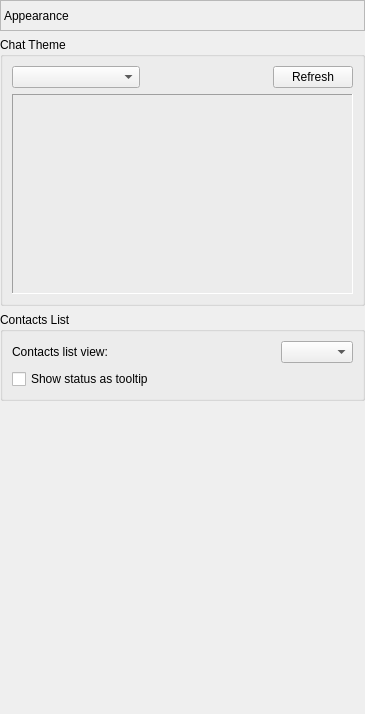
       <widget class="QWidget" name="pageThemes">
        <layout class="QVBoxLayout" name="verticalLayout_31">
         <property name="leftMargin">
          <number>0</number>
         </property>
         <property name="topMargin">
          <number>0</number>
         </property>
         <property name="rightMargin">
          <number>0</number>
         </property>
         <property name="bottomMargin">
          <number>0</number>
         </property>
         <item>
          <widget class="QLabel" name="lblThemePage">
           <property name="minimumSize">
            <size>
             <width>0</width>
             <height>31</height>
            </size>
           </property>
           <property name="maximumSize">
            <size>
             <width>16777215</width>
             <height>31</height>
            </size>
           </property>
           <property name="frameShape">
            <enum>QFrame::StyledPanel</enum>
           </property>
           <property name="frameShadow">
            <enum>QFrame::Sunken</enum>
           </property>
           <property name="text">
            <string>Appearance</string>
           </property>
          </widget>
         </item>
         <item>
          <widget class="QGroupBox" name="grpChatTheme">
           <property name="title">
            <string>Chat Theme</string>
           </property>
           <layout class="QVBoxLayout" name="verticalLayout_30">
            <item>
             <layout class="QHBoxLayout" name="horizontalLayout_25">
              <item>
               <widget class="QComboBox" name="cboTheme">
                <property name="sizePolicy">
                 <sizepolicy hsizetype="Expanding" vsizetype="Fixed">
                  <horstretch>0</horstretch>
                  <verstretch>0</verstretch>
                 </sizepolicy>
                </property>
               </widget>
              </item>
              <item>
               <spacer name="horizontalSpacer_23">
                <property name="orientation">
                 <enum>Qt::Horizontal</enum>
                </property>
                <property name="sizeHint" stdset="0">
                 <size>
                  <width>40</width>
                  <height>20</height>
                 </size>
                </property>
               </spacer>
              </item>
              <item>
               <widget class="QPushButton" name="btnRefresfTheme">
                <property name="text">
                 <string>Refresh</string>
                </property>
               </widget>
              </item>
             </layout>
            </item>
            <item>
             <widget class="QFrame" name="fraMessageLog">
              <property name="minimumSize">
               <size>
                <width>341</width>
                <height>200</height>
               </size>
              </property>
              <property name="frameShape">
               <enum>QFrame::Panel</enum>
              </property>
              <property name="frameShadow">
               <enum>QFrame::Sunken</enum>
              </property>
              <layout class="QVBoxLayout" name="verticalLayout_29">
               <property name="leftMargin">
                <number>0</number>
               </property>
               <property name="topMargin">
                <number>0</number>
               </property>
               <property name="rightMargin">
                <number>0</number>
               </property>
               <property name="bottomMargin">
                <number>0</number>
               </property>
               <item>
                <layout class="QHBoxLayout" name="logLayout"/>
               </item>
              </layout>
             </widget>
            </item>
           </layout>
          </widget>
         </item>
         <item>
          <widget class="QGroupBox" name="groupBox">
           <property name="title">
            <string>Contacts List</string>
           </property>
           <layout class="QVBoxLayout" name="verticalLayout_35">
            <item>
             <layout class="QHBoxLayout" name="horizontalLayout_27">
              <item>
               <widget class="QLabel" name="lblUserListView">
                <property name="text">
                 <string>Contacts list view:</string>
                </property>
               </widget>
              </item>
              <item>
               <spacer name="horizontalSpacer_27">
                <property name="orientation">
                 <enum>Qt::Horizontal</enum>
                </property>
                <property name="sizeHint" stdset="0">
                 <size>
                  <width>40</width>
                  <height>20</height>
                 </size>
                </property>
               </spacer>
              </item>
              <item>
               <widget class="QComboBox" name="cboUserListView"/>
              </item>
             </layout>
            </item>
            <item>
             <widget class="QCheckBox" name="chkUserListToolTip">
              <property name="text">
               <string>Show status as tooltip</string>
              </property>
             </widget>
            </item>
           </layout>
          </widget>
         </item>
         <item>
          <spacer name="verticalSpacer_9">
           <property name="orientation">
            <enum>Qt::Vertical</enum>
           </property>
           <property name="sizeHint" stdset="0">
            <size>
             <width>20</width>
             <height>313</height>
            </size>
           </property>
          </spacer>
         </item>
        </layout>
       </widget>
